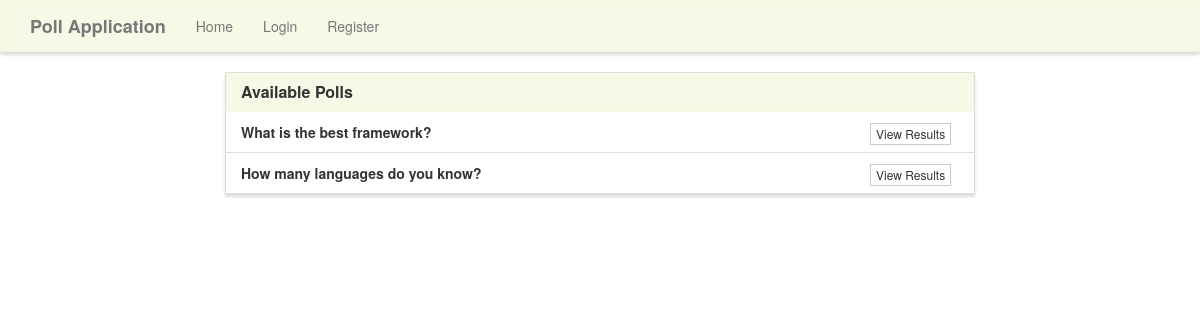
The app's page /, older data.
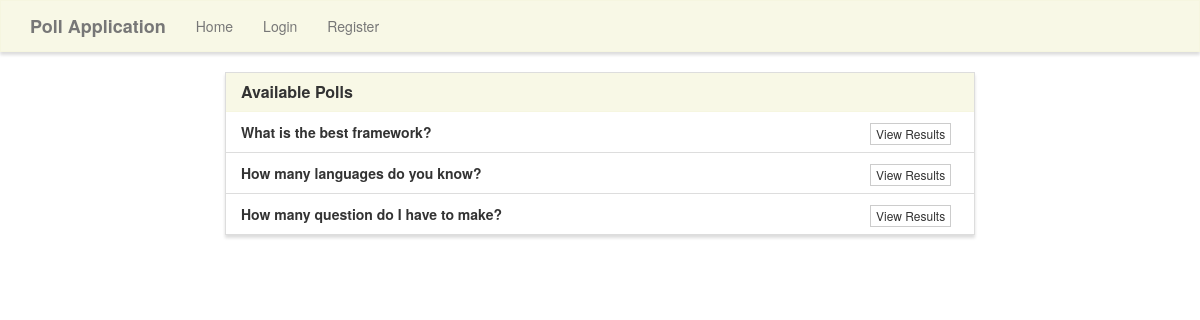
The same page, newer data.
### poll/models.py (models this page shows, shortened)
class Poll(models.Model):
    question = models.TextField()
    first_option = models.CharField(max_length=40)
    second_option = models.CharField(max_length=40)
    third_option  = models.CharField(max_length=40)
    first_option_count_youth = models.IntegerField(default = 0)
    second_option_count_youth = models.IntegerField(default = 0)
    third_option_count_youth = models.IntegerField(default = 0)
    first_option_count_youngpeople = models.IntegerField(default = 0)
    second_option_count_youngpeople = models.IntegerField(default = 0)
    third_option_count_youngpeople = models.IntegerField(default = 0)
    first_option_count_middleagepeople = models.IntegerField(default = 0)
    second_option_count_middleagepeople = models.IntegerField(default = 0)
    third_option_count_middleagepeople = models.IntegerField(default = 0)
    first_option_count_oldpeople = models.IntegerField(default = 0)
    second_option_count_oldpeople = models.IntegerField(default = 0)
    third_option_count_oldpeople = models.IntegerField(default = 0)

### poll/views.py (the view)
# urls.py: 2. Add a URL to urlpatterns:  path('', views.home, name='home')
def home(request):
    polls = Poll.objects.all()
    context = {
        'polls' : polls
    }
    return render(request, 'poll/home.html', context)

### poll/templates/poll/home.html (shortened to what this page needs)
{% extends "poll/base.html" %}
{% block main %}
<div class="row">
    <div class="col-lg-8 col-lg-offset-2">
        <div class="panel panel-default">
            <div class="panel-heading">
                <h3 class="panel-title">Available Polls</h3>
            </div>
            <ul class="list-group">
                {% for poll in polls %}
                <li class="list-group-item">
                    <strong>{{ poll.question }}</strong>
                    <span class="pull-right">
                        {% if user.is_authenticated %}
                            <a href="{% url 'vote' poll.id %}" class="btn btn-info btn-xs">Vote</a> &nbsp;
                            <a href="{% url 'results' poll.id %}" class="btn btn-default btn-xs">View Results</a> &nbsp;
                        {% else %}
                            <a href="{% url 'results' poll.id %}" class="btn btn-default btn-xs">View Results</a> &nbsp;
                        {% endif %}
                    </span>
                </li>
                {% endfor %}
            </ul>
        </div>
    </div>
</div>
{% endblock %}

### poll/templates/poll/base.html (shortened to what this page needs)
<!DOCTYPE html>
<html lang="en">
    <head>
        <link rel="stylesheet" href="https://maxcdn.bootstrapcdn.com/bootstrap/3.3.7/css/bootstrap.min.css">
        {% load static %}
        <link rel="stylesheet" type="text/css" href="{% static 'style.css' %}" />
    </head>
    <body>
        <nav class="navbar navbar-default" role="navigation">
            <div class="container">
                <div class="navbar-header">
                    <a class="navbar-brand" href="{% url 'home' %}">Poll Application</a>
                </div>
                <div class="collapse navbar-collapse navbar-ex1-collapse">
                    <ul class="nav navbar-nav">
                        {% if user.is_authenticated %}
                            <li><a href="{% url 'create' %}">Create</a></li>
                            <li><a href="{% url 'logout' %}">Logout</a></li>
                            <li><a href="{% url 'home' %}">Home</a></li>
                        {% else %}
                            <li><a href="{% url 'home' %}">Home</a></li>
                            <li><a href="{% url 'login' %}">Login</a></li>
                            <li><a href="{% url 'register' %}">Register</a></li>
                        {% endif %}
                    </ul>
                </div>
            </div>
        </nav>
        <div class="container">
            {% block main %}{% endblock %}
        </div>
    </body>
</html>

### poll/static/style.css (style rules this page uses)
.navbar-default, .btn, .form-control, .panel { border-radius: 0; }
.navbar-default { background-color: rgba(245, 245, 220, .7); border-color: rgba(245, 245, 220, .6); box-shadow: 0px 3px 3px 0px #ddd; }
.panel-default > .panel-heading { color: #333; background-color: rgba(245, 245, 220, .7); border-color: rgba(245, 245, 220, .6); border-top-left-radius: 0; border-top-right-radius: 0; }
.panel { box-shadow: 0px 3px 3px 0px #ddd; }
a.navbar-brand, .panel-title { font-weight: bolder; }

Row changes from the older to the newer data that the page shows:
added Poll: question "How many question do I have to make?"
